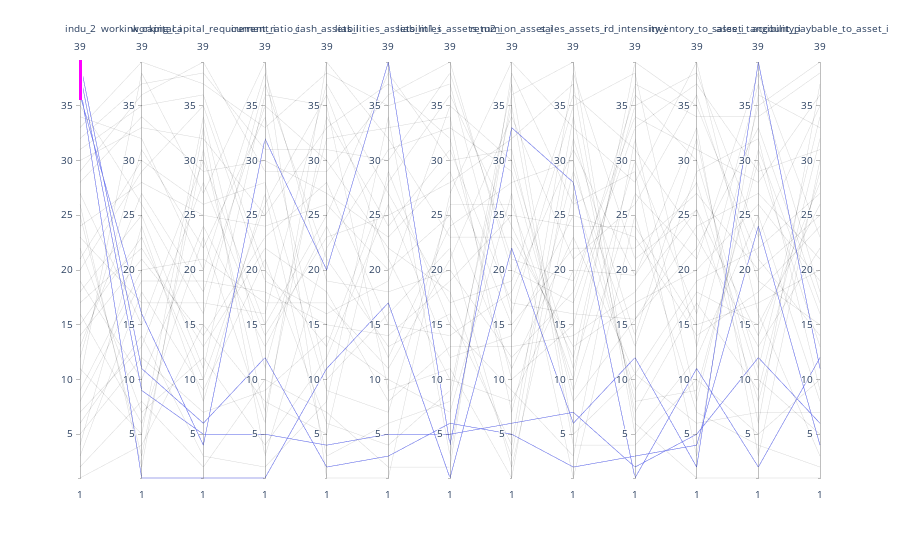

Notebook code for this chart:
### Code cell
fig = px.parallel_coordinates(
    output[['indu_2',
            'workink_capital_i',
            'working_capital_requirement_i',
            'current_ratio_i',
            'cash_assets_i',
            'liabilities_assets_m1_i',
            'liabilities_assets_m2_i',
            'return_on_asset_i',
            'sales_assets_i',
            'rd_intensity_i',
            'inventory_to_sales_i',
            'asset_tangibility_i',
            'account_paybable_to_asset_i']].rank(),
    labels={
        "workink_capital_i": "workink_capital_i",
        "working_capital_requirement_i": "working_capital_requirement_i",
        "current_ratio_i": "current_ratio_i",
        "cash_assets_i": "cash_assets_i",
        "liabilities_assets_m1_i": "liabilities_assets_m1_i",
        "liabilities_assets_m2_i": "liabilities_assets_m2_i",
        "return_on_asset_i": "return_on_asset_i",
        "sales_assets_i": "sales_assets_i",
        "rd_intensity_i": "rd_intensity_i",
        "inventory_to_sales_i": "inventory_to_sales_i",
        "asset_tangibility_i": "asset_tangibility_i",
        "account_paybable_to_asset_i": "account_paybable_to_asset_i",
    },
    color_continuous_scale=px.colors.diverging.Tealrose,
    color_continuous_midpoint=2,
)
fig

### Figure 1 — Plotly figure (JSON) as saved in the notebook; plotly's stock layout.template omitted (floating-point values rounded to 4 significant figures)
{"data": [{"dimensions": [{"constraintrange": [35.51, 42.81], "label": "indu_2", "values": [37, 26, 25, 1, 11, 16, 22, 2, 38, 19, 39, 5, 7, 6, 27, 36, 23, 3, 8, 9, 14, 17, 15, 4, 18, 35, 13, 24, 20, 21, 12, 34, 30, 28, 31, 29, 32, 10, 33]}, {"label": "workink_capital_i", "values": [1, 2, 3, 4, 5, 6, 7, 8, 9, 10, 11, 12, 13, 14, 15, 16, 17, 18, 19, 20, 21, 22, 23, 24, 25, 26, 27, 28, 29, 30, 31, 32, 33, 34, 35, 36, 37, 38, 39]}, {"label": "working_capital_requirement_i", "values": [1, 33, 31, 15, 34, 23, 12, 2, 5, 24, 6, 7, 28, 3, 30, 4, 17, 9, 19, 21, 14, 13, 10, 8, 11, 16, 18, 25, 35, 26, 22, 20, 32, 29, 36, 39, 38, 27, 37]}, {"label": "current_ratio_i", "values": [1, 3, 7, 8, 11, 6, 4, 10, 5, 13, 12, 9, 14, 2, 15, 32, 16, 21, 18, 17, 23, 22, 26, 27, 36, 37, 35, 24, 19, 28, 34, 38, 25, 30, 20, 29, 31, 39, 33]}, {"label": "cash_assets_i", "values": [11, 22, 34, 5, 32, 39, 12, 7, 4, 24, 2, 14, 23, 8, 25, 20, 37, 6, 15, 17, 28, 18, 36, 3, 35, 21, 30, 26, 16, 9, 10, 19, 33, 27, 13, 29, 31, 1, 38]}, {"label": "liabilities_assets_m1_i", "values": [17, 31, 24, 29, 33, 32, 26, 2, 5, 12, 3, 10, 25, 34, 38, 39, 27, 4, 14, 11, 15, 8, 21, 6, 9, 13, 22, 20, 19, 7, 16, 18, 37, 23, 28, 36, 30, 1, 35]}, {"label": "liabilities_assets_m2_i", "values": [1, 33, 31, 15, 34, 23, 12, 2, 5, 24, 6, 7, 28, 3, 30, 4, 17, 9, 19, 21, 14, 13, 10, 8, 11, 16, 18, 25, 35, 26, 22, 20, 32, 29, 36, 39, 38, 27, 37]}, {"label": "return_on_asset_i", "values": [22, 29, 17, 9, 7, 23, 14, 38, 6, 28, 5, 27, 32, 36, 31, 33, 19, 35, 25, 34, 18, 13, 8, 37, 1, 4, 3, 11, 30, 26, 2, 12, 10, 15, 24, 20, 21, 39, 16]}, {"label": "sales_assets_i", "values": [6, 9, 16, 3, 29, 13, 25, 26, 7, 30, 2, 1, 37, 39, 8, 28, 36, 4, 24, 21, 31, 14, 20, 5, 32, 38, 34, 23, 11, 10, 27, 18, 15, 22, 12, 17, 19, 33, 35]}, {"label": "rd_intensity_i", "values": [12, 27, 15.5, 32, 13, 17, 23, 29, 2, 8, 3, 25, 5, 6, 15.5, 1, 31, 4, 24, 26, 19.5, 18, 19.5, 10.5, 14, 21, 7, 10.5, 30, 39, 9, 36, 35, 22, 37, 33, 34, 28, 38]}, {"label": "inventory_to_sales_i", "values": [2, 21, 22, 8, 29, 20, 14, 3, 5, 9, 4, 7, 12, 1, 24, 11, 23, 10, 15, 36, 28, 25.5, 33, 6, 32, 25.5, 17, 19, 16, 35, 18, 30, 38, 27, 34, 37, 31, 39, 13]}, {"label": "asset_tangibility_i", "values": [39, 38, 33, 31, 32, 26, 18, 36, 12, 30, 24, 4, 25, 1, 27, 2, 13, 5, 17, 19, 10, 14, 3, 7, 6, 8, 9, 22, 37, 21, 15, 11, 23, 20, 34, 29, 28, 16, 35]}, {"label": "account_paybable_to_asset_i", "values": [11, 23, 17, 16, 9, 19, 24, 33, 6, 13, 4, 2, 8, 1, 21, 12, 22, 10, 20, 15, 5, 28, 30, 7, 37, 29, 32, 27, 18, 14, 26, 34, 35, 25, 38, 31, 36, 3, 39]}], "domain": {"x": [0, 1], "y": [0, 1]}, "name": "", "type": "parcoords"}], "layout": {"autosize": true, "legend": {"tracegroupgap": 0}, "margin": {"t": 60}}}
